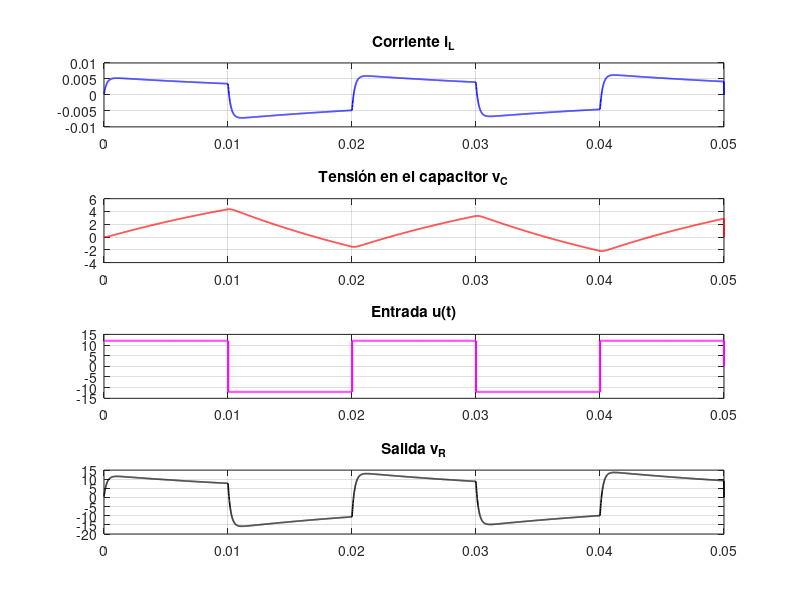

MATLAB code for this plot:
close all; clear; clc;

%%
% Parámetros del sistema
R = 2200; 
L = 500e-3; 
Cap = 10e-6; 

vin = 12;   % amplitud

% Condiciones iniciales
x = [0; 0];   % [Il; Vc]

% Espacio de estados
A = [-R/L  -1/L; 
      1/Cap  0];
B = [1/L; 0];
C = [R 0];

%%
% Función de transferencia (solo para ver polos)
[numG, denG] = ss2tf(A,B,C,0);
G = tf(numG, denG)

poles = roots(denG)

%%
% TIEMPO (🔥 CORREGIDO)
tint = 1e-5;        % paso de integración correcto
tsim = 0.05;        % 50 ms

t = 0:tint:tsim;    % 🔥 vector de tiempo correcto
N = length(t);

% Inicialización
u  = zeros(1,N);
y  = zeros(1,N);
Il = zeros(1,N);
Vc = zeros(1,N);

%%
% Señal cuadrada (cambia cada 10 ms)
Tswitch = 0.01;

for i=1:N-1
    
    % Generación robusta de señal cuadrada
    if sin(2*pi*(1/(2*Tswitch))*t(i)) >= 0
        u(i) = vin;
    else
        u(i) = -vin;
    end
    
    % Dinámica del sistema (Euler)
    xp = A*x + B*u(i);
    x = x + xp*tint;
    
    % Salidas
    y(i)  = C*x;
    Il(i) = x(1);
    Vc(i) = x(2);
end

%%
% GRÁFICAS

figure

subplot(4,1,1)
plot(t,Il,'b','LineWidth',1.2)
title('Corriente i_L')
grid on

subplot(4,1,2)
plot(t,Vc,'r','LineWidth',1.2)
title('Tensión en el capacitor v_C')
grid on

subplot(4,1,3)
stairs(t,u,'m','LineWidth',1.5)   % 🔥 entrada bien cuadrada
title('Entrada u(t)')
grid on

subplot(4,1,4)
plot(t,y,'k','LineWidth',1.2)
title('Salida v_R')
grid on
